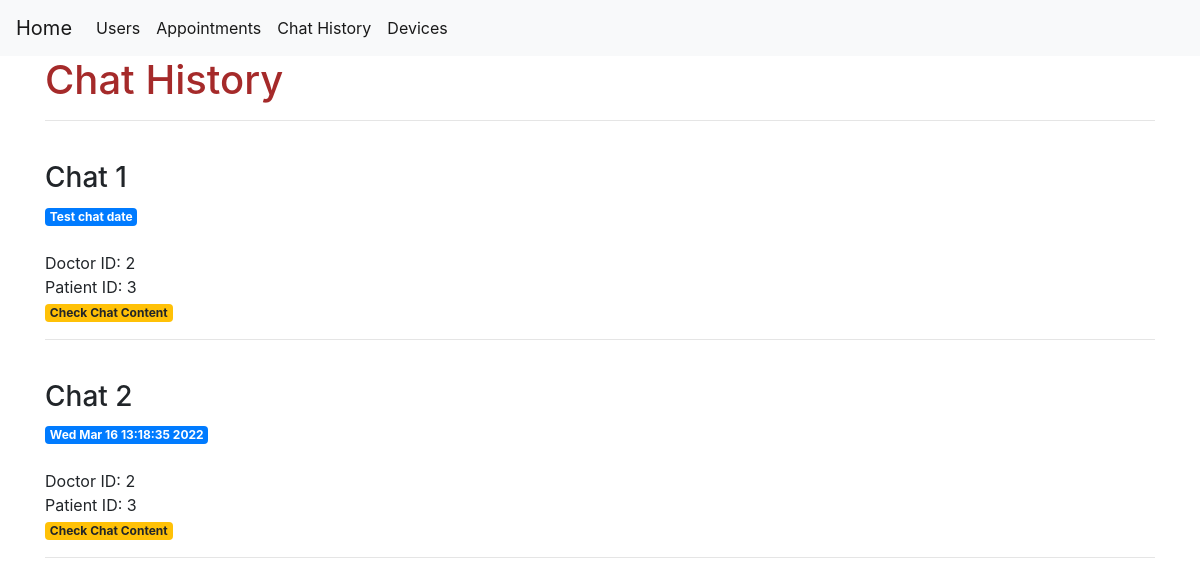
Page /chat on the committed database.
### tables this page shows
CREATE TABLE "chats" (
	"Chat_ID"	INTEGER,
	"Doctor_ID"	INTEGER NOT NULL,
	"Patient_ID"	INTEGER NOT NULL,
	"Chat_Content"	TEXT NOT NULL,
	"Date"	TEXT NOT NULL,
	PRIMARY KEY("Chat_ID")
);

### modules/speech_to_text.py (the view)
@S2T.route('/chat')
def all_chats():
    if request.method == 'GET':
        conn = get_db_connection()
        allchats = conn.execute('SELECT * FROM chats').fetchall()
        conn.close()
        return render_template('chat_history.html', allchats=allchats)

### modules/speech_to_text.py (called while the page is built)
def get_db_connection():
    conn = sqlite3.connect(DB_ADDRESS)
    conn.row_factory = sqlite3.Row
    return conn

### templates/chat_history.html
{% extends 'base.html' %} {% block content %}
<h1 style="color: brown">{% block title %} Chat History {% endblock %}</h1>
<hr />
{% for allchat in allchats %}
<br />
<div>
  <h3>Chat {{ allchat['Chat_ID'] }} &nbsp;&nbsp;</h3>
  <span class="badge badge-primary">{{ allchat['Date'] }}</span>
  <br /><br />
  <p>
    Doctor ID: {{ allchat['Doctor_ID'] }} <br />
    Patient ID: {{ allchat['Patient_ID']}} <br />
    <a href="{{ url_for('chats.single_chat', chat_id=allchat['Chat_ID']) }}">
      <span class="badge badge-warning">Check Chat Content</span>
    </a>
  </p>
</div>
<hr />
{% endfor %} {% endblock %}

### rows in the picture
chats: Chat_ID "1", Date "Test chat date", Doctor_ID "2", Patient_ID "3"
chats: Chat_ID "2", Date "Wed Mar 16 13:18:35 2022", Doctor_ID "2", Patient_ID "3"
